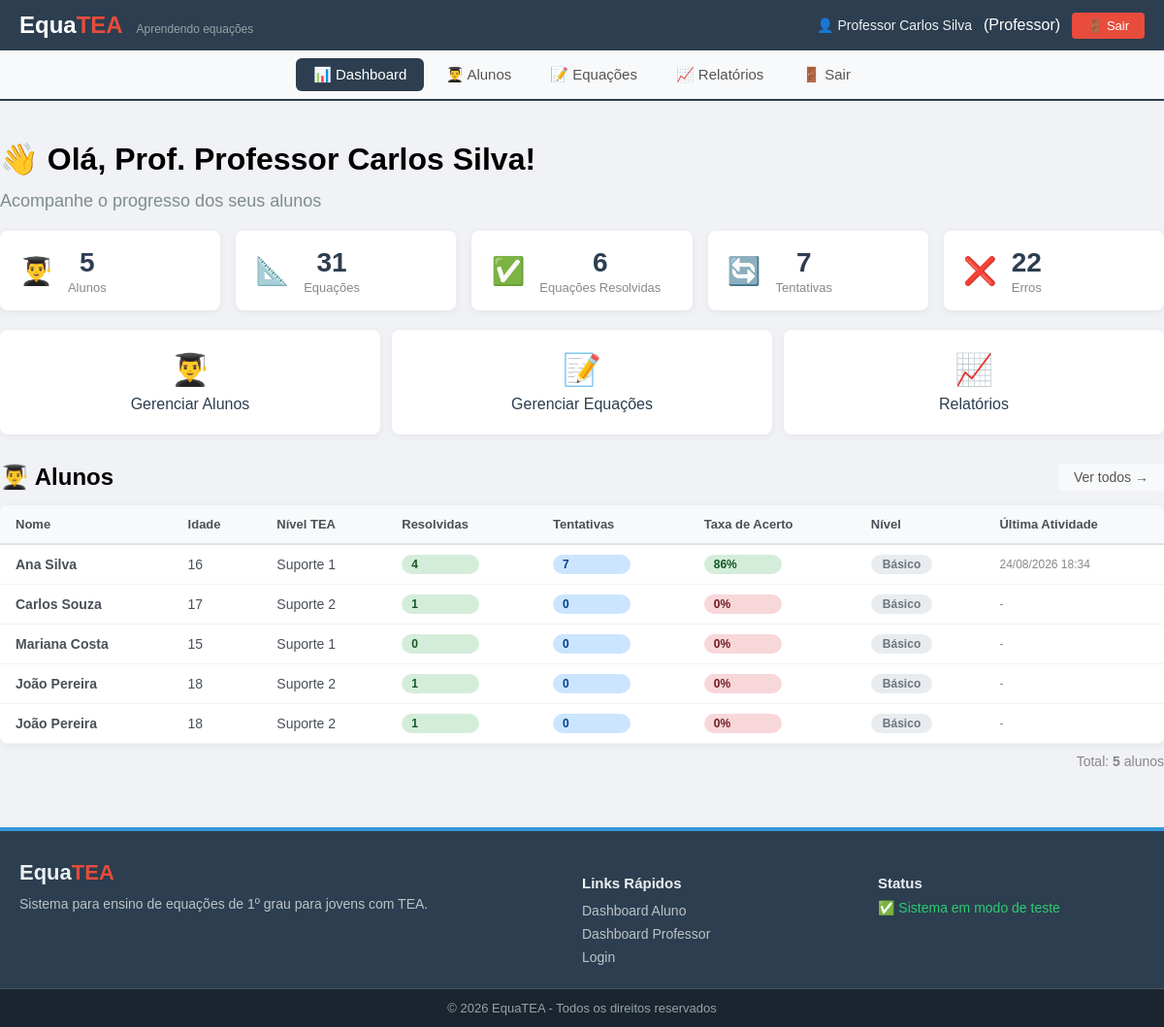
Screenshot of /index.php?view=professor/dashboard (signed in) with the database file from the repository.
### tables this page shows
CREATE TABLE `alunos` (
  `id` int(11) NOT NULL,
  `usuario_id` int(11) NOT NULL,
  `idade` int(11) NOT NULL CHECK (`idade` between 14 and 21),
  `nivel_tea` enum('suporte1','suporte2') NOT NULL,
  `escola` varchar(100) DEFAULT NULL,
  `turma` varchar(20) DEFAULT NULL,
  `data_cadastro` timestamp NOT NULL DEFAULT current_timestamp()
);

CREATE TABLE `usuarios` (
  `id` int(11) NOT NULL,
  `nome` varchar(100) NOT NULL,
  `email` varchar(100) NOT NULL,
  `senha_hash` varchar(255) NOT NULL,
  `tipo_perfil` enum('aluno','professor') NOT NULL DEFAULT 'aluno',
  `data_cadastro` timestamp NOT NULL DEFAULT current_timestamp(),
  `ultimo_acesso` datetime DEFAULT NULL,
  `ativo` tinyint(1) DEFAULT 1
);

### app/models/Aluno.php (called while the page is built, shortened)
<?php
class Aluno
{
    public function listarTodos()
    {
        try {
            $db = Database::getInstance()->getConnection();
            $sql = "SELECT a.*, u.nome, u.email
                    FROM alunos a
                    JOIN usuarios u ON a.usuario_id = u.id";
            $stmt = $db->query($sql);
            return $stmt->fetchAll(PDO::FETCH_ASSOC);
        } catch (PDOException $e) {
            return [];
        }
    }
}

### app/models/Equacao.php (called while the page is built, shortened)
<?php
class Equacao
{
    public function buscarTodas()
    {
        try {
            $db = Database::getInstance()->getConnection();
            $sql = "SELECT * FROM equacoes
                    ORDER BY CASE dificuldade
                        WHEN 'Fácil' THEN 1
                        WHEN 'Médio' THEN 2
                        WHEN 'Difícil' THEN 3
                        ELSE 4 END ASC, id DESC";
            $stmt = $db->query($sql);
            $result = $stmt->fetchAll(PDO::FETCH_ASSOC);
            return $result ?: [];
        } catch (PDOException $e) {
            error_log("Erro ao buscar todas as equações: " . $e->getMessage());
            return [];
        }
    }
}

### app/config/Database.php (called while the page is built, shortened)
<?php
class Database
{
    private static $instance = null;
    private $conn;
    private $host = 'localhost';
    private $dbname = 'equatea_db';
    private $username = 'root';
    private $password = '';
    private function __construct()
    {
        try {
            $this->conn = new PDO(
                "mysql:host={$this->host};dbname={$this->dbname};charset=utf8mb4",
                $this->username,
                $this->password,
                [
                    PDO::ATTR_ERRMODE => PDO::ERRMODE_EXCEPTION,
                    PDO::ATTR_DEFAULT_FETCH_MODE => PDO::FETCH_ASSOC,
                    PDO::ATTR_EMULATE_PREPARES => false
                ]
            );
        } catch (PDOException $e) {
            die("Erro na conexão com o banco de dados: " . $e->getMessage());
        }
    }
    public static function getInstance()
    {
        if (self::$instance === null) {
            self::$instance = new self();
        }
        return self::$instance;
    }
    public function getConnection()
    {
        return $this->conn;
    }
}

### app/models/RegistroErro.php (called while the page is built, shortened)
<?php
class RegistroErro
{
    private $db;
    public function __construct()
    {
        $this->db = Database::getInstance()->getConnection();
    }
    public function getEstatisticas($aluno_id = null, $passo = null)
    {
        try {
            $sql = "SELECT
                        tipo_erro,
                        COUNT(*) as quantidade,
                        passo
                    FROM registro_erros";
            $params = [];
            $sql .= " GROUP BY tipo_erro, passo ORDER BY quantidade DESC";
            $stmt = $this->db->prepare($sql);
            $stmt->execute($params);
            return $stmt->fetchAll(PDO::FETCH_ASSOC);
        } catch (PDOException $e) {
            error_log("Erro ao buscar estatísticas: " . $e->getMessage());
            return [];
        }
    }
}

### app/views/professor/dashboard.php (the view, shortened to what this page needs)
<?php
$nome_professor = $_SESSION['usuario_nome'] ?? 'Professor';
$total_alunos = count($dados_alunos ?? []);
$total_equacoes = count($dados_equacoes ?? []);
$total_erros = $total_erros ?? 0;
$total_equacoes_resolvidas = $total_equacoes_resolvidas ?? 0;
$total_tentativas = $total_tentativas ?? 0;
include_once __DIR__ . '/../partials/header.php';
include_once __DIR__ . '/../partials/menu_professor.php';
?>
<main class="container professor-dashboard">
    <h1>👋 Olá, Prof. <?php echo htmlspecialchars($nome_professor); ?>!</h1>
    <p class="subtitle">Acompanhe o progresso dos seus alunos</p>
    <div class="stats-grid">
        <div class="stat-card">
            <div class="stat-icon">👨‍🎓</div>
            <div>
                <span class="stat-value"><?php echo $total_alunos; ?></span>
                <span class="stat-label">Alunos</span>
            </div>
        </div>
        <div class="stat-card">
            <div class="stat-icon">📐</div>
            <div>
                <span class="stat-value"><?php echo $total_equacoes; ?></span>
                <span class="stat-label">Equações</span>
            </div>
        </div>
        <div class="stat-card">
            <div class="stat-icon">✅</div>
            <div>
                <span class="stat-value"><?php echo $total_equacoes_resolvidas; ?></span>
                <span class="stat-label">Equações Resolvidas</span>
            </div>
        </div>
        <div class="stat-card">
            <div class="stat-icon">🔄</div>
            <div>
                <span class="stat-value"><?php echo $total_tentativas; ?></span>
                <span class="stat-label">Tentativas</span>
            </div>
        </div>
        <div class="stat-card">
            <div class="stat-icon">❌</div>
            <div>
                <span class="stat-value"><?php echo $total_erros; ?></span>
                <span class="stat-label">Erros</span>
            </div>
        </div>
    </div>
    <div class="acoes-rapidas">
        <a href="?view=gerenciar_alunos" class="acao-card">
            <span class="acao-icon">👨‍🎓</span>
            Gerenciar Alunos
        </a>
        <a href="?view=gerenciar_equacoes" class="acao-card">
            <span class="acao-icon">📝</span>
            Gerenciar Equações
        </a>
        <a href="?view=relatorio" class="acao-card">
            <span class="acao-icon">📈</span>
            Relatórios
        </a>
    </div>
    <div style="display: flex; justify-content: space-between; align-items: center; margin-top: 30px; margin-bottom: 15px; flex-wrap: wrap; gap: 10px;">
        <h2 style="margin: 0;">👨‍🎓 Alunos</h2>
        <a href="?view=gerenciar_alunos" class="btn-ver-todos">Ver todos →</a>
    </div>
    <?php if (!empty($dados_alunos) && is_array($dados_alunos)): ?>
        <table class="alunos-table">
            <thead>
                <tr>
                    <th>Nome</th>
                    <th>Idade</th>
                    <th>Nível TEA</th>
                    <th>Resolvidas</th>
                    <th>Tentativas</th>
                    <th>Taxa de Acerto</th>
                    <th>Nível</th>
                    <th>Última Atividade</th>
                </tr>
            </thead>
            <tbody>
                <?php foreach ($dados_alunos as $aluno): ?>
                    <tr>
                        <td>
                            <strong><?php echo htmlspecialchars($aluno['nome'] ?? 'N/A'); ?></strong>
                        </td>
                        <td><?php echo htmlspecialchars($aluno['idade'] ?? '-'); ?></td>
                        <td>
                            <?php
                                $nivel_tea = $aluno['nivel_tea'] ?? '';
                                $nivelLabels = [
                                    'suporte1' => 'Suporte 1',
                                    'suporte2' => 'Suporte 2',
                                    'suporte3' => 'Suporte 3'
                                ];
                                echo htmlspecialchars($nivelLabels[$nivel_tea] ?? $nivel_tea);
                            ?>
                        </td>
                        <td>
                            <span class="badge badge-success">
                                <?php echo $aluno['total_equacoes'] ?? 0; ?>
                            </span>
                        </td>
                        <td>
                            <span class="badge badge-info">
                                <?php echo $aluno['total_tentativas'] ?? 0; ?>
                            </span>
                        </td>
                        <td>
                            <span class="badge <?php
                                $taxa = (int)str_replace('%', '', $aluno['taxa_acerto'] ?? '0');
                                echo $taxa >= 70 ? 'badge-success' : ($taxa >= 40 ? 'badge-warning' : 'badge-danger');
                            ?>">
                                <?php echo $aluno['taxa_acerto'] ?? '0%'; ?>
                            </span>
                        </td>
                        <td>
                            <span class="nivel-badge <?php echo strtolower(str_replace(' ', '-', $aluno['nivel'] ?? 'básico')); ?>">
                                <?php echo htmlspecialchars($aluno['nivel'] ?? 'Básico'); ?>
                            </span>
                        </td>
                        <td style="font-size: 12px; color: #888;">
                            <?php echo $aluno['ultima_atividade'] ?? '-'; ?>
                        </td>
                    </tr>
                <?php endforeach; ?>
            </tbody>
        </table>
        <div style="margin-top: 10px; text-align: right; font-size: 14px; color: #888;">
            Total: <strong><?php echo count($dados_alunos); ?></strong> alunos
        </div>
    <?php endif; ?>
</main>
<?php include_once __DIR__ . '/../partials/footer.php'; ?>

### public/css/style.css (style rules this page uses)
body { font-family: Arial, sans-serif; background: #f0f2f5; margin: 0; padding: 0; }
.container { max-width: 1200px; margin: 0 auto; padding: 0 20px; }
.subtitle { color: #7f8c8d; font-size: 18px; margin-top: -8px; }
.stats-grid { display: grid; grid-template-columns: repeat(auto-fit, minmax(150px, 1fr)); gap: 16px; margin: 20px 0; }
.stat-card { background: #fff; padding: 16px 20px; border-radius: 8px; box-shadow: 0 2px 8px rgba(0,0,0,0.06); text-align: center; }
.stat-value { font-size: 28px; font-weight: 700; color: #2c3e50; display: block; }
.stat-label { font-size: 14px; color: #888; }
.badge { display: inline-block; padding: 2px 12px; border-radius: 12px; font-size: 12px; font-weight: 500; min-width: 60px; }

### app/views/professor/dashboard.php (style rules this page uses)
.professor-dashboard { padding: 20px 0; }
.subtitle { color: #7f8c8d; font-size: 18px; margin-top: -8px; }
.stats-grid { display: grid; grid-template-columns: repeat(auto-fit, minmax(150px, 1fr)); gap: 16px; margin: 20px 0; }
.stat-card { background: #fff; padding: 16px 20px; border-radius: 8px; box-shadow: 0 2px 8px rgba(0,0,0,0.06); display: flex; align-items: center; gap: 15px; transition: transform 0.2s, box-shadow 0.2s; }
.stat-icon { font-size: 28px; }
.stat-card > div { display: flex; flex-direction: column; }
.stat-value { font-size: 28px; font-weight: 700; color: #2c3e50; line-height: 1.2; }
.stat-label { font-size: 13px; color: #888; margin-top: 2px; }
.acoes-rapidas { display: grid; grid-template-columns: repeat(auto-fit, minmax(200px, 1fr)); gap: 12px; margin: 20px 0 30px; }
.acao-card { background: #fff; padding: 20px; border-radius: 8px; text-align: center; text-decoration: none; color: #2c3e50; box-shadow: 0 2px 8px rgba(0,0,0,0.06); font-weight: 500; transition: transform 0.2s, box-shadow 0.2s; border: 2px solid transparent; display: flex; flex-direction: column; align-items: center; gap: 8px; }
.acao-icon { font-size: 32px; }
.btn-ver-todos { display: inline-block; padding: 6px 16px; background: #f8f9fa; color: #555; border-radius: 4px; text-decoration: none; font-size: 14px; transition: background 0.2s; }
.alunos-table { width: 100%; border-collapse: collapse; background: #fff; border-radius: 8px; overflow: hidden; box-shadow: 0 2px 8px rgba(0,0,0,0.06); margin-top: 10px; }
.alunos-table th { background: #f8f9fa; padding: 12px 16px; text-align: left; font-weight: 600; color: #495057; border-bottom: 2px solid #dee2e6; font-size: 13px; white-space: nowrap; }
.alunos-table td { padding: 10px 16px; border-bottom: 1px solid #f1f3f5; color: #495057; font-size: 14px; vertical-align: middle; }
.badge { display: inline-block; padding: 3px 10px; border-radius: 12px; font-size: 12px; font-weight: 600; }
.badge-success { background: #d4edda; color: #155724; }
.badge-info { background: #cce5ff; color: #004085; }
.badge-danger { background: #f8d7da; color: #721c24; }
.nivel-badge { display: inline-block; padding: 3px 12px; border-radius: 12px; font-size: 12px; font-weight: 600; }
.nivel-badge.básico { background: #e9ecef; color: #6c757d; }

### rows the page displays
alunos: usuario.nome "Ana Silva", idade "16", nivel_tea "Suporte 1", total_equacoes "4", total_tentativas "7", taxa_acerto "86%", nivel "Básico", ultima_atividade "24/08/2026 18:34"
alunos: usuario.nome "Carlos Souza", idade "17", nivel_tea "Suporte 2", total_equacoes "1", total_tentativas "0", taxa_acerto "0%", nivel "Básico", ultima_atividade "-"
alunos: usuario.nome "Mariana Costa", idade "15", nivel_tea "Suporte 1", total_equacoes "0", total_tentativas "0", taxa_acerto "0%", nivel "Básico", ultima_atividade "-"
alunos: usuario.nome "João Pereira", idade "18", nivel_tea "Suporte 2", total_equacoes "1", total_tentativas "0", taxa_acerto "0%", nivel "Básico", ultima_atividade "-"

### other values shown
$usuario_nome "Professor Carlos Silva"
$tipo_perfil "Professor"
$nome_professor "Professor Carlos Silva"
$total_alunos "5"
$total_equacoes "31"
$total_equacoes_resolvidas "6"
$total_tentativas "7"
$total_erros "22"
count($dados_alunos) "5"
